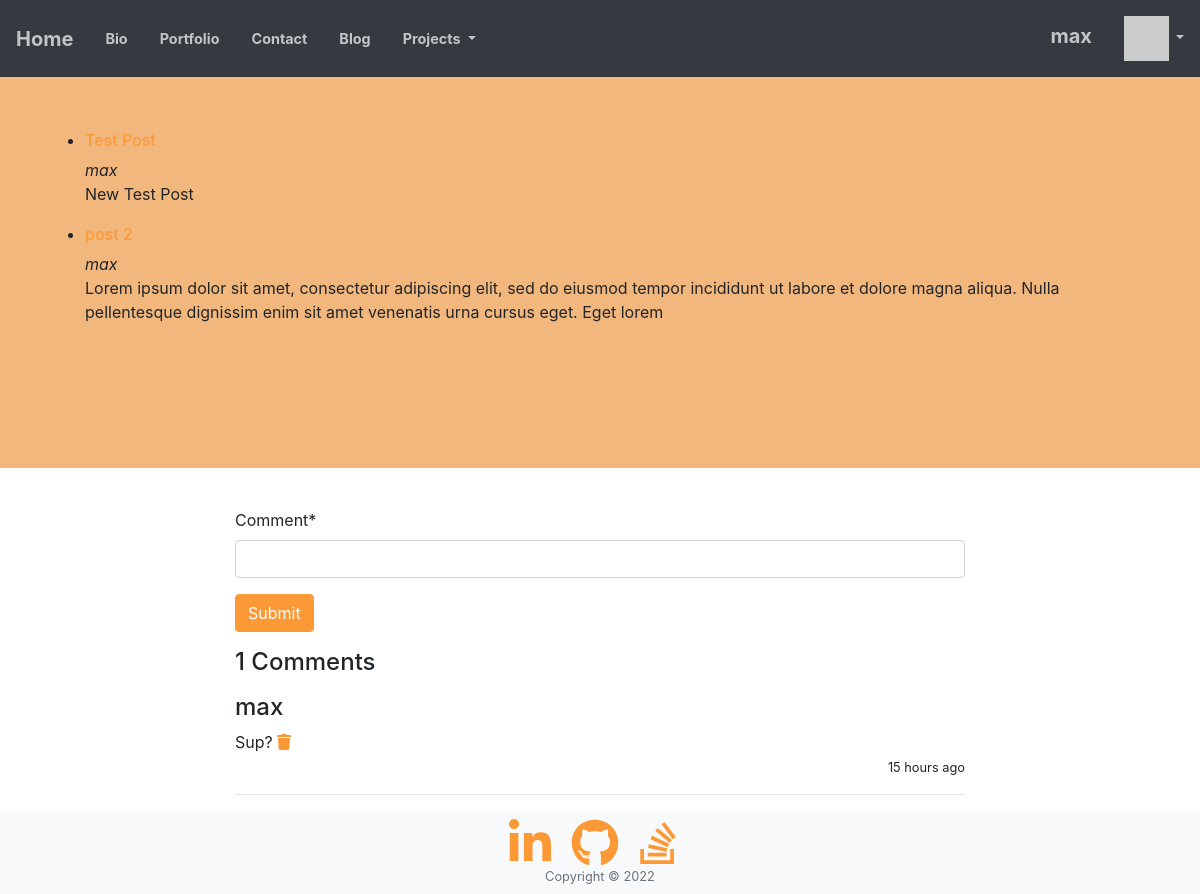
Page /blog/ (signed in) on the committed database.
### blog/models.py (models this page shows, shortened)
class Post(models.Model):
    title = models.CharField(max_length=100)
    overview = models.TextField()
    timestamp = models.DateTimeField(auto_now_add=True)
    content = models.TextField()
    author = models.ForeignKey(User, on_delete=models.CASCADE)
    posted = models.BooleanField()

class BlogComment(models.Model):
    text = models.TextField(
        validators=[MinLengthValidator(3, "Comment must be greater than 3 characters")]
    )
    owner = models.ForeignKey(settings.AUTH_USER_MODEL, on_delete=models.CASCADE)
    created_at = models.DateTimeField(auto_now_add=True)
    updated_at = models.DateTimeField(auto_now=True)

### blog/views.py (the view)
# urls.py: path('', views.PostsView.as_view(), name='blog'),
class PostsView(View):
    def get(self, request):
        posts = Post.objects.all()
        comments = BlogComment.objects.all().order_by('-updated_at')
        comment_form = CommentForm()
        context = {
            'posts': posts,
            'comments': comments,
            'n': len(comments),
            'comment_form': comment_form
        }
        return render(request, 'blog/posts.html', context)

### projects/forms.py
class CommentForm(forms.Form):
    comment = forms.CharField(required=True, max_length=500, min_length=3, strip=True)

### home/context_processors.py (called while the page is built)
def settings(request):
    return {
        'settings': django_settings,
    }

### home/templatetags/app_tags.py (called while the page is built)
@register.filter(name='gravatar')
def gravatar(user, size=35):
    email = str(user.email.strip().lower()).encode('utf-8')
    email_hash = md5(email).hexdigest()
    url = "//www.gravatar.com/avatar/{0}?s={1}&d=identicon&r=PG"
    return url.format(email_hash, size)

### home/templates/blog/posts.html (shortened to what this page needs)
{% extends "base_footer.html" %}
{% load humanize %}
{% load static %}
{% block content %}
<section class="page-section bg-primary" id="about">
    <div class="container">
        <ul>
            {% for post in posts %}
                <li>
                    <a href="/blog/post/{{ post.id }}"><h6>{{ post.title }} </h6></a><i>{{ post.author }}</i>
                    <p>{{ post.overview }}</p>
                </li>
            {% endfor %}
        </ul>
    </div>
</section>
<div class="container">
    <div class="row">
        <div class="col"></div>
            <div class="col-md-12 col-lg-8">
                <div class="comments">
                    {% if user.is_authenticated %}
                        <br clear="all"/>
                        <p>
                            {% load crispy_forms_tags %}
                            <form method="post" action="{% url 'blog:blog_comment_create' %}">
                                {{ comment_form|crispy }}
                                <input class="btn btn-primary" type="submit" value="Submit">
                            </form>
                        </p>
                    {% else %}
                        <h4 class="text-right"><a class="badge badge-primary" href="../accounts/login?next={% url 'blog:blog' %}">Login</a> to comment</h4>
                    {% endif %}
                    <div class="page-header">
                        <h4>{{ n }} Comments</h4>
                    </div>
                    {% for comment in comments %}
                        <p>
                            <h4 class="media-heading user_name">{{ comment.owner }}</h4>
                            <div class ="text">
                                {{ comment.text }}
                                {% if user == comment.owner %}
                                <a href="{% url 'blog:blog_comment_delete' comment.id %}"><i class="fa fa-trash"></i></a>
                                {% endif %}
                            </div>
                            <p class="text-right"><small>{{ comment.updated_at|naturaltime }}</small></p>
                        </p>
                        <hr/>
                    {% endfor %}
                    </div>
                </div>
        <div class="col"></div>
    </div>
</div>
{% endblock %}

### home/templates/base_menu.html (shortened to what this page needs)
{% extends "base_bootstrap.html" %}
{% block navbar %}
{% load app_tags %}
<nav class="navbar navbar-expand-lg navbar-dark bg-dark fixed-top py-3" id="mainNav">
    <a class="navbar-brand" href="/">Home</a>
  <div class="collapse navbar-collapse" id="navbarSupportedContent">
    <ul class="navbar-nav mr-auto">
        <li class="nav-item"><a class="nav-link js-scroll-trigger" href="/#about">Bio</a></li>
        <li class="nav-item"><a class="nav-link js-scroll-trigger" href="/#portfolio">Portfolio</a></li>
        <li class="nav-item"><a class="nav-link js-scroll-trigger" href="/#contact">Contact</a></li>
        <li class="nav-item"><a class="nav-link js-scroll-trigger" href="/blog">Blog</a></li>
        <li class="nav-item dropdown">
            <a class="nav-link dropdown-toggle" href="#" id="navbarDropdown" role="button" data-toggle="dropdown" aria-haspopup="true" aria-expanded="false">
              Projects
            </a>
        </li>
    </ul>
    <ul class="navbar-nav">
        {% if user.is_authenticated %}
        <li class="nav-item">
            <a class="navbar-brand">{{ user }}</a>
        </li>
        <li class="nav-item dropdown">
            <a class="nav-link dropdown-toggle" href="#" role="button" data-toggle="dropdown" aria-haspopup="true" aria-expanded="false">
                <img style="width: 45px;" src="{{ user|gravatar }}"/>
            </a>
      </li>
        {% endif %}
    </ul>
  </div>
</nav>
{% endblock %}

### rows in the picture
Post: title "Test Post", author "max", overview "New Test Post"
Post: title "post 2", author "max", overview "Lorem ipsum dolor sit amet, consectetur adipiscing elit, sed do eiusmod tempor incididunt ut labore et dolore magna aliqua. Nulla pellentesque dignissim enim sit amet venenatis urna cursus eget. Eget lorem"
BlogComment: owner "max", text "Sup?", updated_at "15 hours ago"

### other values in the picture
{{ user }} "max"
{{ n }} "1"
